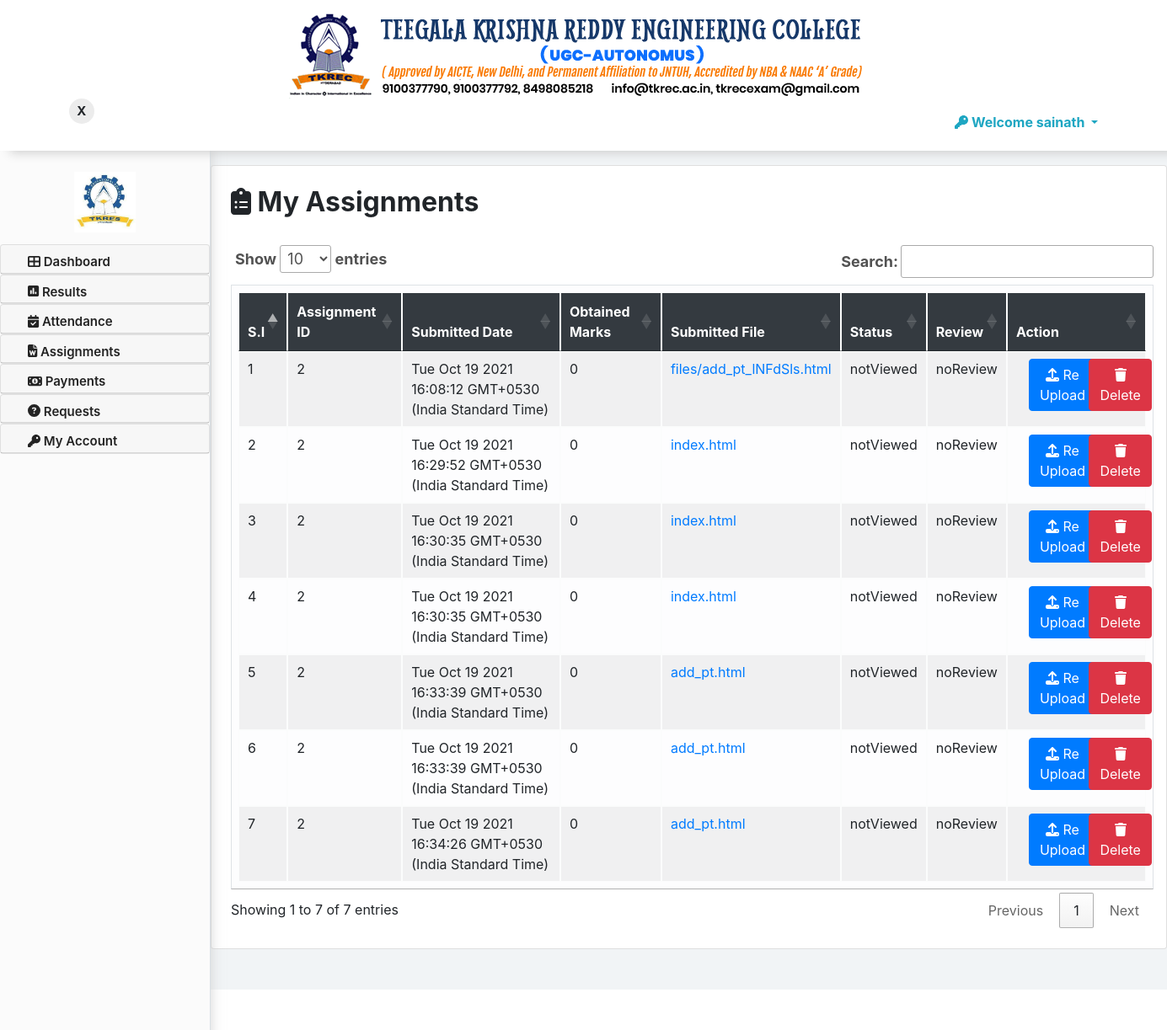
/portal/stdnt_view_assignments (signed in), run on an earlier commit of the app's database.
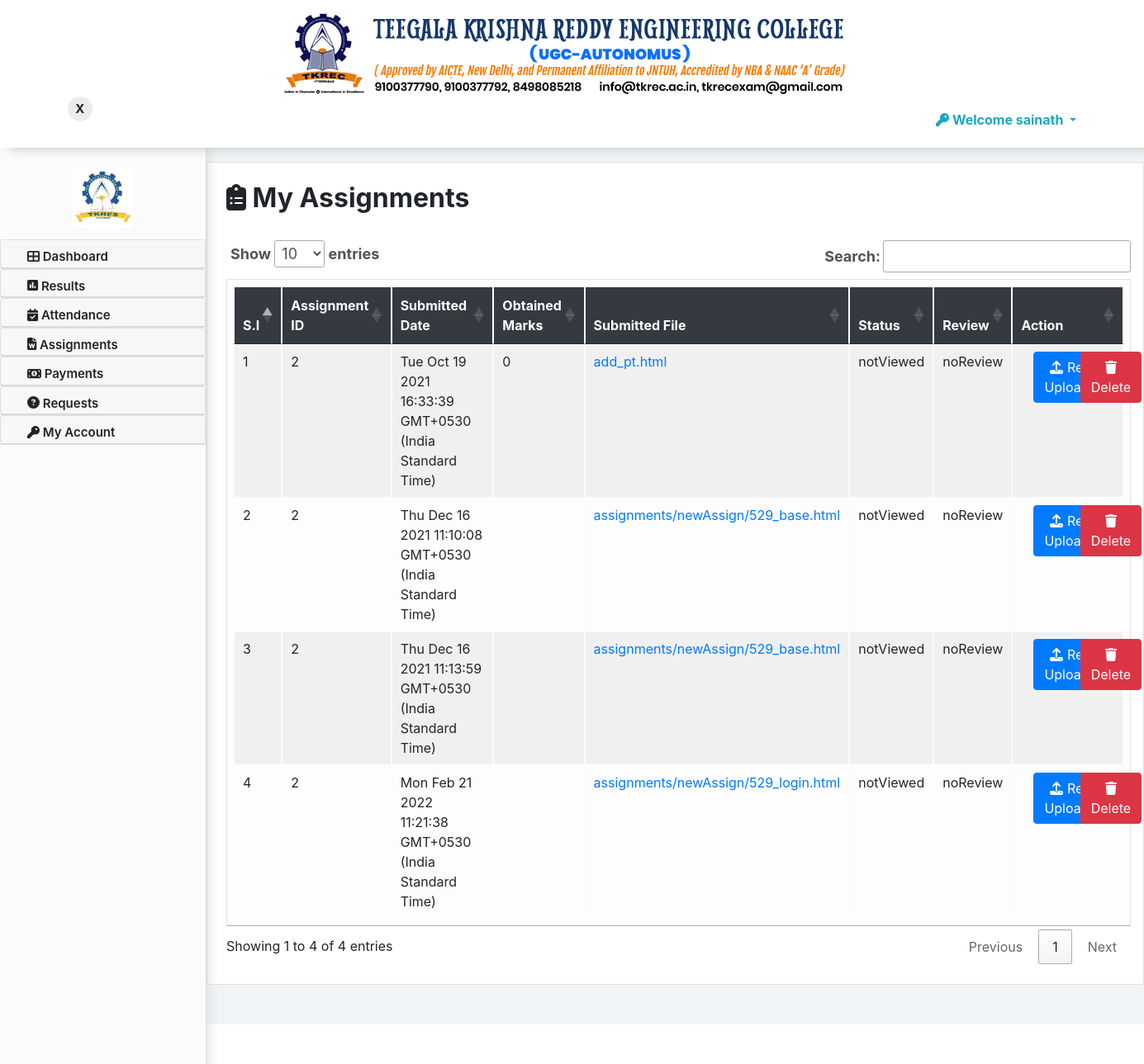
And on a later commit of the database.
### portal/models.py (models this page shows)
class Students_Model(models.Model):
    stdnt_id = models.BigAutoField(primary_key=True)
    stdnt_Name = models.CharField(max_length=50)
    stdnt_Roll = models.CharField(max_length=50)
    stdnt_Branch = models.CharField(max_length=50)
    stdnt_DOB = models.CharField(max_length=50)
    stdnt_Gender = models.BooleanField(default=False)
    stdnt_Email = models.EmailField(max_length=254)
    stdnt_Mobile = models.CharField(max_length=10)
    stdnt_UserName = models.CharField(max_length=50)
    stdnt_PWD = models.CharField(max_length=250)
    stdnt_Total_Fees = models.CharField(max_length=50)
    stdnt_is_Active = models.BooleanField(default=False)
    class Meta:
        db_table = "students_tbl"

class Assignemnt_Submissions(models.Model):
    assignment_submittion_id = models.AutoField(primary_key=True)
    assignment_Model_ID = models.CharField(max_length=50)
    assignment_submited_Roll = models.CharField(max_length=50)
    assignment_submited_Marks = models.CharField(max_length=50)
    assignment_submitted_File = models.CharField(max_length=150)
    assignment_submittion_date = models.CharField(max_length=60)
    assignment_submittion_status = models.CharField(max_length=2)
    assignment_submittion_review = models.CharField(max_length=250)
    class Meta:
        db_table = "assignment_submittions"

### portal/students.py (the view)
# urls.py: path('stdnt_view_assignments', students.stdnt_view_assignments, name="Student View Assignt"),
def stdnt_view_assignments(request):
    if 'stdnt_usr' in request.session:
        try:
            getDetails = Students_Model.objects.filter(
                stdnt_UserName=request.session['stdnt_usr'])
            print(getDetails)
            AssignmentListData = Assignemnt_Submissions.objects.filter(
                assignment_submited_Roll=getDetails[0].stdnt_Roll)
            context = {
                'userName': getDetails[0].stdnt_UserName,
                'AssignmentListData': AssignmentListData,
            }
            return render(request, 'student/stdnt_view_assignments.html', context)
        except Students_Model.DoesNotExist:
            return HttpResponseRedirect('login')
    else:
        return HttpResponseRedirect('login')

### templates/student/stdnt_view_assignments.html (shortened to what this page needs)
{% extends 'student_nav.html' %}
{% block body %}
<body>
  <div id="main">
    <div class="container py-5 my-5">
      <div class="card col-md-12 border-1">
        <br>
        <h2 class="pl-2"><b><span class="fa fa-clipboard-list"> </span> My Assignments</b></h2>
        <div class="conainer bg-white table-responsive-sm ml-2">
          <br>
          <table class="table col-md-12 table-striped table-light table-hover table-sm  p-2 table-bordered"
            id="list_assignments">
            <thead class="table-dark">
              <th>S.I</th>
              <th>Assignment ID</th>
              <th>Submitted Date</th>
              <th>Obtained Marks</th>
              <th>Submitted File</th>
              <th>Status</th>
              <th>Review</th>
              <th>Action</th>
            </thead>
            <tbody>
              {% for data in AssignmentListData %}
              <tr>
                <td id="{{data.assignment_submittion_id}}_assignment_id">{{ forloop.counter }}</td>
                <td id="{{data.assignment_submittion_id}}_assignment_Model_ID">{{data.assignment_Model_ID}} </td>
                <td id="{{data.assignment_submittion_id}}_assignment_submittion_date">
                  {{data.assignment_submittion_date}}</td>
                <td id="{{data.assignment_submittion_id}}_assignment_submited_Marks">{{data.assignment_submited_Marks}}
                </td>
                <td id="{{data.assignment_submittion_id}}_assignment_submitted_File"><a
                    href="../{{data.assignment_submitted_File}}" download>{{data.assignment_submitted_File}}</a>
                </td>
                <td id="{{data.assignment_submittion_id}}_assignment_status">
                  {{data.assignment_submittion_status}}
                </td>
                <td id="{{data.assignment_submittion_id}}_assignment_submittion_review">
                  {{data.assignment_submittion_review}}
                </td>
                <td align="center">
                  <div class="col-md-12 col-sm-12 m-0 p-0 row">
                    <div class="col-md-6">
                      <a href="stdnt_re_upload_assignment?id={{data.assignment_submittion_id}}">
                        <button type="button" class="btn btn-primary">
                          <span class="fa fa-upload"> </span> Re Upload
                        </button>
                      </a>
                    </div>
                    <div class="col col-md-6">
                      <button type="button" class="btn btn-danger" data-toggle="modal" data-target="#exampleModalCenter"
                        value="{{data.assignment_submittion_id}}" onclick="assignModalValue(this.value);" ">
<span class=" fa fa-trash"> </span> Delete</button>
                    </div>
                  </div </td>
              </tr>
              {% endfor %}
            </tbody>
          </table>
          <br>
        </div>
      </div>
    </div>
</body>
{% endblock %}

### templates/student_nav.html (shortened to what this page needs)
<!DOCTYPE html>
<html lang="en">
<head>
  <link rel="stylesheet" href="https://stackpath.bootstrapcdn.com/bootstrap/4.4.1/css/bootstrap.min.css"
 />
  <link rel="stylesheet" href="https://cdnjs.cloudflare.com/ajax/libs/font-awesome/6.1.1/css/all.min.css" />
  <link rel="stylesheet" href="/static/styles/custom.css" />
  <link rel="stylesheet" href="https://cdn.datatables.net/1.11.3/css/jquery.dataTables.min.css" />
  <link href="/static/styles/dashboardstyles.css" rel="stylesheet">
  <link rel="stylesheet" href="https://cdnjs.cloudflare.com/ajax/libs/animate.css/4.1.1/animate.min.css" />
  <link rel="stylesheet" href="https://cdn.datatables.net/buttons/1.7.1/css/buttons.dataTables.min.css">
  <link rel="stylesheet" href="https://cdn.datatables.net/1.10.25/css/jquery.dataTables.min.css">
  <div id="mySidenav" class="sidenav">
    <div class="container  align-content-center">
      <div class="row">
        <img src="/static/images/logo.jpg" alt="profilepic" width="100px" class="pf" />
      </div>
    </div>
    <div id="accordion">
      <div class="card">
        <div class="card-header">
          <a href="stdnt_dash">
            <span class="fa fa-th-large"></span> Dashboard
          </a>
        </div>
      </div>
      <div class="card">
        <div class="card-header">
          <a href="stdnt_attendance">
            <span class="fa fa-square-poll-vertical"></span> Results
          </a>
        </div>
      </div>
      <div class="card">
        <div class="card-header">
          <a href="stdnt_attendance">
            <span class="fa fa-calendar-check"></span> Attendance
          </a>
        </div>
      </div>
      <div class="card">
        <div class="card-header">
          <a class="collapsed card-link" data-toggle="collapse" href="#collapseThree">
            <span class="fa fa-file-word"></span> Assignments
          </a>
        </div>
      </div>
      <div class="card">
        <div class="card-header">
          <a class="collapsed card-link" data-toggle="collapse" href="#payments">
            <span class="fa fa-money-bill-1"></span> Payments
          </a>
        </div>
      </div>
      <div class="card">
        <div class="card-header">
          <a class="collapsed card-link" data-toggle="collapse" href="#qry">
            <span class="fa fa-question-circle"></span> Requests
          </a>
        </div>
      </div>
      <div class="card">
        <div class="card-header">
          <a class="collapsed card-link" data-toggle="collapse" href="#collapsefive">
            <span class="fa fa-key "></span> My Account
          </a>
        </div>
      </div>
    </div>
  </div>
  <div class="p-0 m-0 dashboard-top-menu fixed-top">
    <div class="container ">
      <center>
        <img src="/static/images/banner.png" class="banner" />
      </center>
      <div class="row">
        <div class="col-sm-6 col-md-6">
          <div class="btntoggle" id="cbtn" onclick="closeNav()">X</div>
        </div>
        <div class="col-sm-6 col-md-6 ">
          <ul class="navbar-nav float-right">
            <li class="nav-item dropdown">
              <a class="nav-link dropdown-toggle pt-3" href="%" id="navbarinsha" data-toggle="dropdown"
                aria-haspopup="true" aria-expanded="false"><span class="fa fa-key "></span> Welcome {{userName}} </a>
            </li>
          </ul>
        </div>
      </div>
    </div>
  </div>
  {% block body %}
  {% endblock %}

### static/styles/custom.css (style rules this page uses)
.banner { height : 80%; }
.container { padding-right: 0px !important; padding-left: 0px !important; }
.dropdown { position: relative; display: inline-block; }

### static/styles/dashboardstyles.css (style rules this page uses)
.dashboard-top-menu { background: white; box-shadow: 12px 2px 12px #CCC; padding: 1% !important; z-index: 99; }
.dashboard-top-menu .container { width: 90% !important; max-width: 90% }
.nav-link { color: #1ea6c2; font-weight: bold !important; }
#main { transition: margin-left .5s; padding: 0px; }
.btntoggle { width: 30px; height: 30px; line-height: 30px; border-radius: 50%; background: #ececec; display: inline-block; text-align: center; font-weight: bold; cursor: pointer; }
.sidenav { height: 100%; width: 0; position: fixed; z-index: 1; top: 130px; left: 0; background-color: #fbfbfb; box-shadow: 3px -2px 12px #cccccc96; overflow-x: hidden; transition: 0.5s; border-right: 1px solid #dae0e5; padding-top: 60px; }
.sidenav a { padding: 8px 0px 0px 32px; text-decoration: none; font-size: 25px; color: #818181; display: block; transition: 0.3s; }
#cbtn { display: none; font-size: 15px; }
.card-header { padding: 1px 0px !important }
.sidenav a { font-size: 15px !important; color: #232323 !important; display: block; transition: 0.5s; font-weight: 600; }
.pf { margin: auto; padding: 5% }
#main { padding-top: 100px; background: #f1f4f6; }
#main .container { max-width: 100% }

What changed in the data, as far as the page shows it:
removed Assignemnt_Submissions: assignment_Model_ID "2", assignment_submittion_date "Tue Oct 19 2021 16:08:12 GMT+0530 (India Standard Time)", assignment_submited_Marks "0", assignment_submitted_File "files/add_pt_lNFdSls.html", assignment_submittion_status "notViewed", assignment_submittion_review "noReview"
removed Assignemnt_Submissions: assignment_Model_ID "2", assignment_submittion_date "Tue Oct 19 2021 16:29:52 GMT+0530 (India Standard Time)", assignment_submited_Marks "0", assignment_submitted_File "index.html", assignment_submittion_status "notViewed", assignment_submittion_review "noReview"
removed Assignemnt_Submissions: assignment_Model_ID "2", assignment_submittion_date "Tue Oct 19 2021 16:30:35 GMT+0530 (India Standard Time)", assignment_submited_Marks "0", assignment_submitted_File "index.html", assignment_submittion_status "notViewed", assignment_submittion_review "noReview"
removed Assignemnt_Submissions: assignment_Model_ID "2", assignment_submittion_date "Tue Oct 19 2021 16:30:35 GMT+0530 (India Standard Time)", assignment_submited_Marks "0", assignment_submitted_File "index.html", assignment_submittion_status "notViewed", assignment_submittion_review "noReview"
removed Assignemnt_Submissions: assignment_Model_ID "2", assignment_submittion_date "Tue Oct 19 2021 16:33:39 GMT+0530 (India Standard Time)", assignment_submited_Marks "0", assignment_submitted_File "add_pt.html", assignment_submittion_status "notViewed", assignment_submittion_review "noReview"
removed Assignemnt_Submissions: assignment_Model_ID "2", assignment_submittion_date "Tue Oct 19 2021 16:34:26 GMT+0530 (India Standard Time)", assignment_submited_Marks "0", assignment_submitted_File "add_pt.html", assignment_submittion_status "notViewed", assignment_submittion_review "noReview"
added Assignemnt_Submissions: assignment_Model_ID "2", assignment_submittion_date "Thu Dec 16 2021 11:10:08 GMT+0530 (India Standard Time)", assignment_submitted_File "assignments/newAssign/529_base.html", assignment_submittion_status "notViewed", assignment_submittion_review "noReview", {{ data.assignment_submittion_id }} 8 (drawn)
added Assignemnt_Submissions: assignment_Model_ID "2", assignment_submittion_date "Thu Dec 16 2021 11:13:59 GMT+0530 (India Standard Time)", assignment_submitted_File "assignments/newAssign/529_base.html", assignment_submittion_status "notViewed", assignment_submittion_review "noReview", {{ data.assignment_submittion_id }} 9 (drawn)
added Assignemnt_Submissions: assignment_Model_ID "2", assignment_submittion_date "Mon Feb 21 2022 11:21:38 GMT+0530 (India Standard Time)", assignment_submitted_File "assignments/newAssign/529_login.html", assignment_submittion_status "notViewed", assignment_submittion_review "noReview", {{ data.assignment_submittion_id }} 12 (drawn)
Also different on the page:
text written by a page script: "Show entries Search: Showing 1 to 7 of 7 entries Previous 1 Next" → "Show entries Search: Showing 1 to 4 of 4 entries Previous 1 Next"
